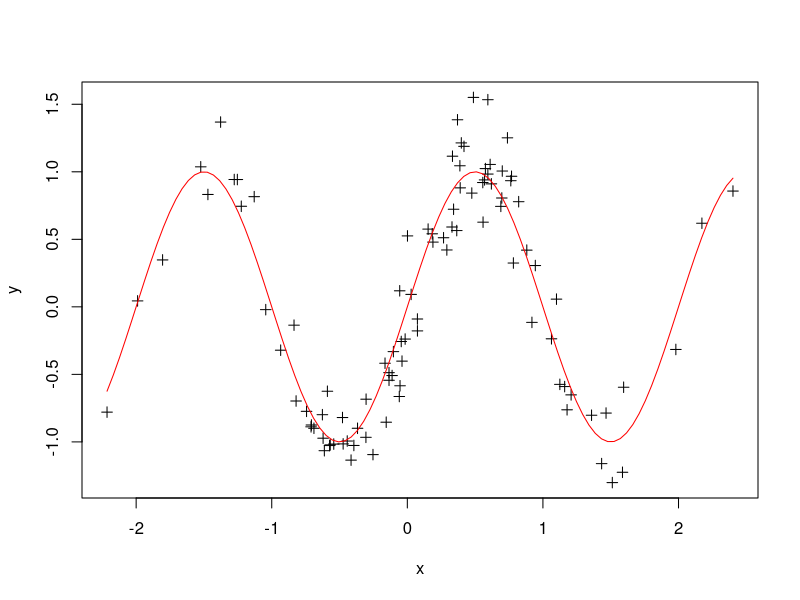
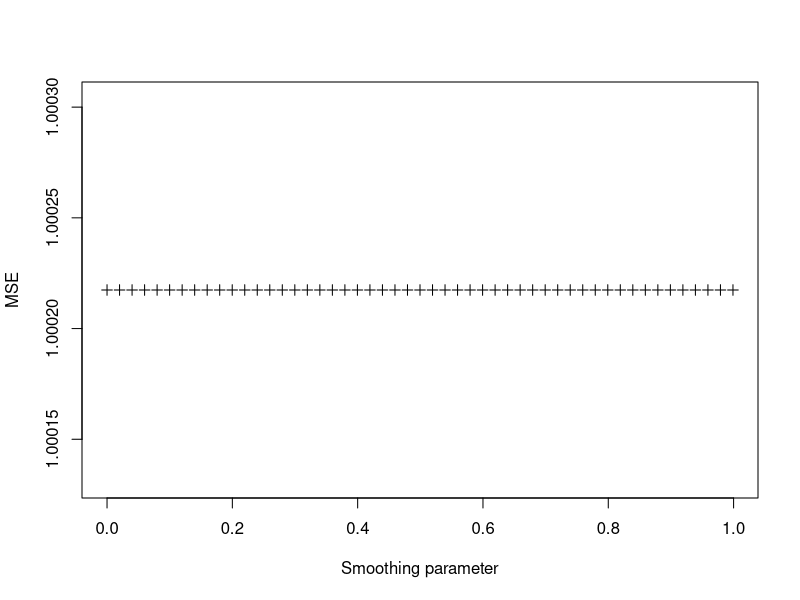

These figures' R source, in order: (Note: this script raises an error after producing the figures.)
# Generate a set of x values
# Sort the x values (this eases later analysis)
set.seed(1)
x <- rnorm(100)
x <- sort(x)

# Generate values of f(x) for some function
f <- function(x)
{
	sin(pi*x)
}

# Generate some residuals
e <- rnorm(100,0,1/4)

# Generate y values which are y=f(x)+e
y <- f(x)+e

# Plot the data
plot(x,y,pch=3)

# Add the "true" curve to the plot
xs<-seq(min(x),max(x),length=101)
points(xs,f(xs),type="l",col="red")

# Open mgcv package and splines package
# Check you have it installed
library(mgcv)

# Set up a vector of values for the tuning parameter
# Set up a vector to store the results
svec <- seq(0,0.999,length=51) #lambda 
N<-length(x)
MSEmat <- matrix(NA,51,N)

for (i in 1:51)
{
	for (n in 1:N)
	{
		# Fit smoothing spline with observation n dropped, 'N+1 cross validation'
	  #fit.sp <- smooth.spline(x[-n],y[-n],spar=svec[i])
	  #fit.sp <- lowess(x[-n],y[-n])
	  #fit.sp <- ksmooth(x[-n],y[-n], kernel = 'normal', bandwidth = 0.5)
	  fit.sp <- ksmooth(x[-n],y[-n], kernel = 'normal', bandwidth = 0.5)
	  
		# Least squares criterion (for this fit) for observation n
		MSEmat[i,n] <- (fit.sp$y[n]-y[n])^2
	}
}

MSEvec <- apply(MSEmat,1,mean,na.rm=TRUE)

plot(svec,MSEvec,xlab="Smoothing parameter",ylab="MSE",log="y",pch=3)

# Let's look at the "best" fit
soptimal <- svec[MSEvec==min(MSEvec)]

# Fit smoothing spline
fit.sp <- smooth.spline(x,y,spar=soptimal)

# Plot the fit
plot(x,y,pch=3)
points(xs,predict(fit.sp,xs)$y,col="blue",type="l",lty=4)

# Add the "true" curve
points(xs,f(xs),type="l",col="red")

# Much easier way...  this does the cross validation for us
fit.sp <- smooth.spline(x,y,cv=TRUE)
points(xs,predict(fit.sp,xs)$y,col="green",type="l",lty=1)

# And another way... (but slightly different)
fit.gam <- gam(y~s(x))
points(xs,predict(fit.gam,newdata=list(x=xs)),col="purple",type="l",lty=2)
